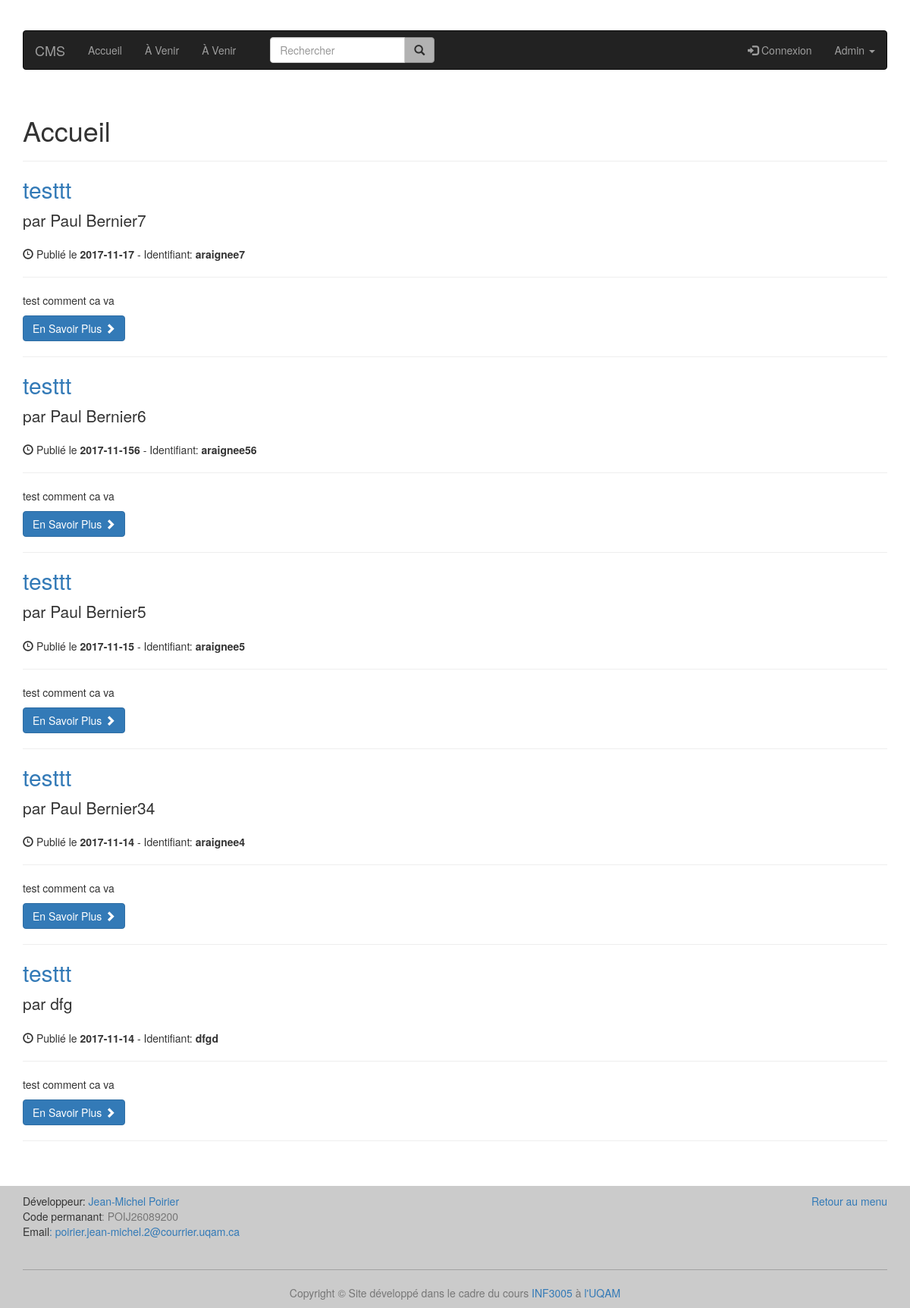
The page / on the database its author committed.
### tables this page shows
CREATE TABLE article (
  id integer primary key,
  titre varchar(100),
  identifiant varchar(50),
  auteur varchar(100),
  date_publication text,
  paragraphe varchar(500)
);

### index.py (the view)
@app.route('/')
def start_page():
    publications = get_db().get_cinq_last_publications()
    return render_template('accueil.html', publications=publications)

### article.py (called while the page is built)
    def get_cinq_last_publications(self):
        cursor = self.get_connection_row().cursor()
        cursor.execute("SELECT * FROM article "
                       "WHERE date_publication < date('now') "
                       "ORDER BY date_publication DESC")
        publications = cursor.fetchmany(5)
        return publications

### database.py (called while the page is built)
    def get_connection_row(self):
        if self.connection is None:
            self.connection = sqlite3.connect('db/db.db')
            self.connection.row_factory = sqlite3.Row
        return self.connection

    def disconnect(self):
        if self.connection is not None:
            self.connection.close()

### index.py (called while the page is built)
def get_db():
    db = getattr(g, '_database', None)
    if db is None:
        g._database = Article()
    return g._database

@app.teardown_appcontext
def close_connection(exception):
    db = getattr(g, '_database', None)
    if db is not None:
        db.disconnect()

### templates/accueil.html (shortened to what this page needs)
{% extends "layout.html" %}
{% block content %}
    <h1>Accueil</h1>
    <hr class="divider">
    {% for publication in publications %}
        <h2>
            <a href="/article/{{ publication["identifiant"] }}">{{ publication["titre"] }}</a>
        </h2>
        <p class="lead">
            par {{ publication['auteur'] }}
        </p>
        <p><span class="glyphicon glyphicon-time"></span> Publié le <strong>{{ publication["date_publication"] }}</strong> - Identifiant: <strong>{{ publication["identifiant"] }}</strong></p>
        <hr>
        <p>{{ publication['paragraphe' ]}}</p>
        <a class="btn btn-primary" href="/article/{{ publication["identifiant"] }}">En Savoir Plus <span class="glyphicon glyphicon-chevron-right"></span></a>
        <hr>
    {% endfor %}
{% endblock %}

### rows shown on the page
article: titre "testtt", auteur "Paul Bernier7", date_publication "2017-11-17", identifiant "araignee7", paragraphe "test comment ca va"
article: titre "testtt", auteur "Paul Bernier6", date_publication "2017-11-156", identifiant "araignee56", paragraphe "test comment ca va"
article: titre "testtt", auteur "Paul Bernier5", date_publication "2017-11-15", identifiant "araignee5", paragraphe "test comment ca va"
article: titre "testtt", auteur "Paul Bernier34", date_publication "2017-11-14", identifiant "araignee4", paragraphe "test comment ca va"
article: titre "testtt", auteur "dfg", date_publication "2017-11-14", identifiant "dfgd", paragraphe "test comment ca va"
